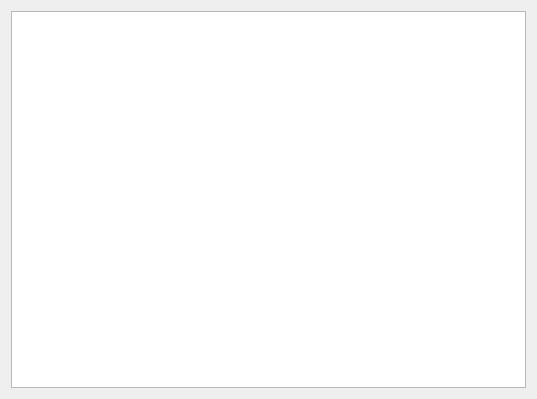
<?xml version="1.0" encoding="UTF-8"?>
<ui version="4.0">
 <class>MainWindow</class>
 <widget class="QMainWindow" name="MainWindow">
  <property name="geometry">
   <rect>
    <x>0</x>
    <y>0</y>
    <width>537</width>
    <height>399</height>
   </rect>
  </property>
  <property name="windowTitle">
   <string>MainWindow</string>
  </property>
  <widget class="QWidget" name="centralWidget">
   <layout class="QVBoxLayout" name="verticalLayout">
    <item>
     <widget class="QTextEdit" name="textEdit"/>
    </item>
   </layout>
  </widget>
 </widget>
 <layoutdefault spacing="6" margin="11"/>
 <resources/>
 <connections/>
</ui>
